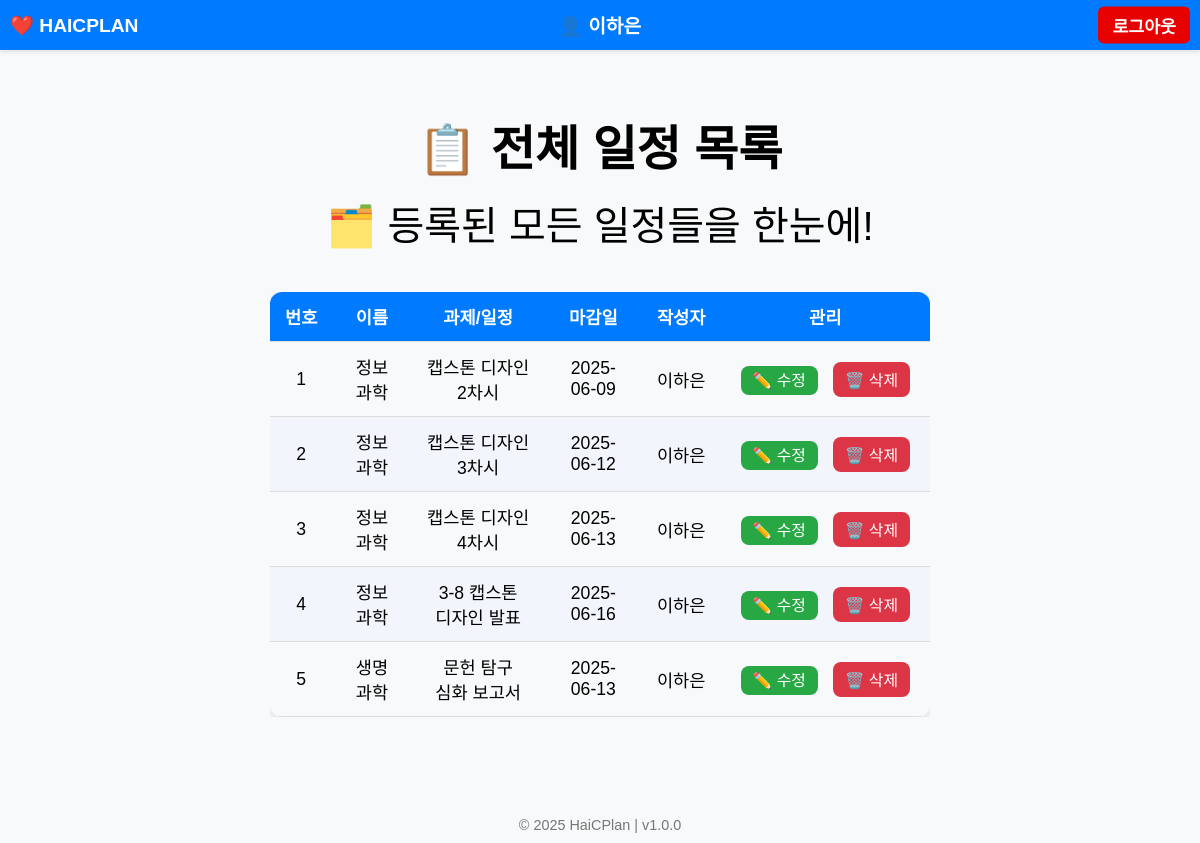
Page /view (signed in) on the committed database.
### tables this page shows
CREATE TABLE schedules(
id INTEGER PRIMARY KEY AUTOINCREMENT,
name TEXT,
task TEXT,
deadline TEXT,
username TEXT
);

### app.py (the view)
@app.route('/view')
def view():
    if 'username' not in session:
        return redirect(url_for('login'))
    conn = sqlite3.connect('data.db')
    cursor = conn.cursor()
    if session['role'] == 'admin':
        cursor.execute("SELECT id, name, task, deadline, username FROM schedules")
    else:
        cursor.execute("SELECT id, name, task, deadline, username FROM schedules WHERE username=?", (session['username'],))
    schedules = cursor.fetchall()
    conn.close()
    return render_template('view.html', schedules=schedules, role=session['role'])

### templates/view.html (shortened to what this page needs)
{% extends "base.html" %}
{% block content %}
<div class="view-container">
    <h1>📋 전체 일정 목록</h1>
    <div class="emoji">🗂️ 등록된 모든 일정들을 한눈에!</div>
    <div class="table-wrapper">
        <table>
            <thead>
                <tr>
                    <th>번호</th>
                    <th>이름</th>
                    <th>과제/일정</th>
                    <th>마감일</th>
                    <th>작성자</th>
                    <th>관리</th>
                </tr>
            </thead>
            <tbody>
                {% for id, name, task, deadline, username in schedules %}
                <tr>
                    <td>{{ loop.index }}</td>
                    <td>{{ name }}</td>
                    <td>{{ task }}</td>
                    <td>{{ deadline }}</td>
                    <td>{{ username }}</td>
                    <td class="actions">
                        <a href="{{ url_for('edit', id=id) }}">✏️ 수정</a>
                        <form action="{{ url_for('delete', id=id) }}" method="POST" style="display:inline;">
                            <button type="submit" onclick="return confirm('정말 삭제하시겠습니까?');">🗑️ 삭제</button>
                        </form>
                    </td>
                </tr>
                {% endfor %}
            </tbody>
        </table>
    </div>
</div>
{% endblock %}

### templates/base.html (style rules this page uses)
body { font-family: 'Arial', sans-serif; background-color: #f8f9fa; margin: 0; padding: 0; min-height: 100vh; display: flex; flex-direction: column; align-items: center; }

### templates/view.html (style rules this page uses)
.view-container { max-width: 900px; margin: 40px auto; padding: 0 20px; text-align: center; }
h1 { font-size: 3em; margin-bottom: 0.3em; }
.emoji { font-size: 2.5em; margin-bottom: 1em; }
.table-wrapper { display: flex; justify-content: center; overflow-x: auto; }
table { width: 100%; table-layout: auto; border-collapse: collapse; box-shadow: 0 4px 10px rgba(0,0,0,0.1); border-radius: 12px; overflow: hidden; margin: 0 auto; }
th, td { padding: 12px 15px; word-break: keep-all; border-bottom: 1px solid #ddd; font-size: 1.1em; }
th { background-color: #007bff; color: white; text-align: center; }
tr:nth-child(even) { background-color: #f2f6fc; }
td.actions { text-align: center; white-space: nowrap; }
td.actions a, td.actions form button { margin: 0 5px; padding: 6px 12px; font-size: 0.9em; border-radius: 8px; border: none; cursor: pointer; transition: background-color 0.3s; text-decoration: none; }
td.actions a { background-color: #28a745; color: white; }
td.actions form button { background-color: #dc3545; color: white; }

### rows in the picture
schedules: name "정보 과학", task "캡스톤 디자인 2차시", deadline "2025-06-09", username "이하은"
schedules: name "정보 과학", task "캡스톤 디자인 3차시", deadline "2025-06-12", username "이하은"
schedules: name "정보 과학", task "캡스톤 디자인 4차시", deadline "2025-06-13", username "이하은"
schedules: name "정보 과학", task "3-8 캡스톤 디자인 발표", deadline "2025-06-16", username "이하은"
schedules: name "생명 과학", task "문헌 탐구 심화 보고서", deadline "2025-06-13", username "이하은"

### other values in the picture
{{ session['username'] }} "이하은"
